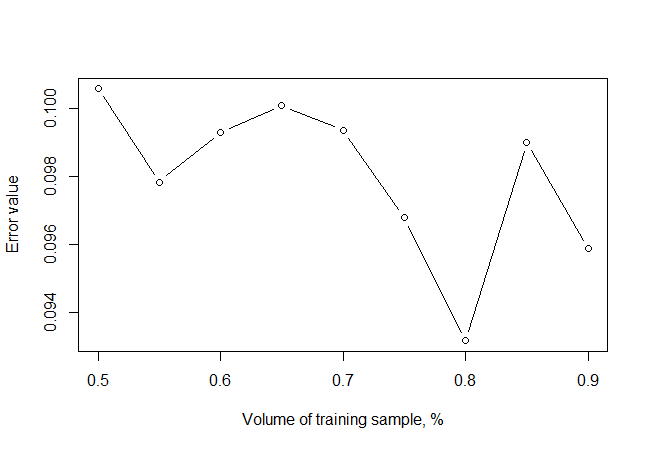

R code for this plot:
library(kernlab)
library(kknn)

calculate <- function(x, initial_selection, n, repeats) {
  funcList <- list()
  for (rep in 1:repeats){
    initial_selection <- initial_selection[ order(runif(n)), ]
    idx <- sample(1:n, n*x)
    A_train <- initial_selection[idx, ]
    A_test <- initial_selection[-idx, ]
    model <- kknn(type~., A_train, A_test, k = floor(sqrt(dim(A_train)[1])), kernel = "optimal")
    myTable <- table(fitted(model), A_test$type)
    funcList[rep] <- (myTable[2] + myTable[3]) / sum(myTable)
  }
  return(Reduce("+", funcList)/repeats)
}

data(spam)
#spam[0:1,]
n <- dim(spam)[1]
x <- seq(0.5, 0.9, 0.05)
num <- length(x)
resList <- list()
for (i in 1:num){
  resList[i] <- calculate(x[i], spam, n, 5)
}

plot(x, resList,
     type = "b",
     xlab = "Volume of training sample, %",
     ylab = "Error value")
